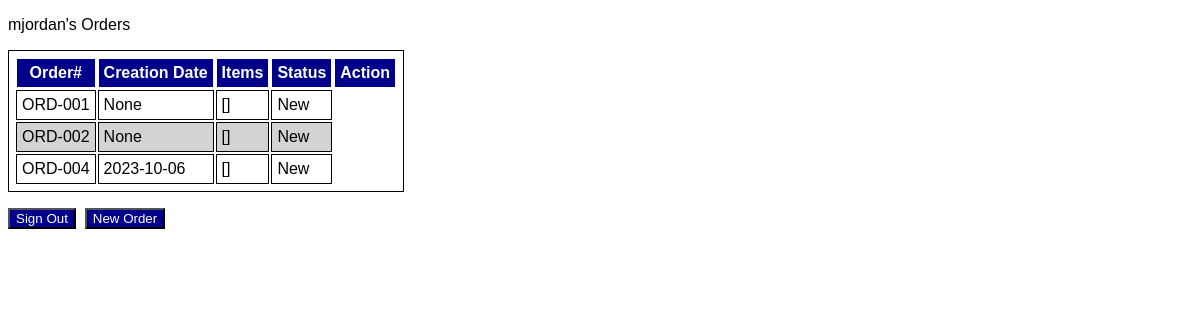
The app's page /orders (signed in) with its own data.
### app/models.py (models this page shows)
class User(db.Model, UserMixin):
    __tablename__ = "users"
    id = db.Column(db.String, primary_key=True) # user id
    email = db.Column(db.String, unique=True, nullable=False) # email address
    passwd = db.Column(db.String) # password
    creation_date = db.Column(db.String) # date of creation
    role = db.Column(db.String) # user role

class Order(db.Model):
    __tablename__ = "orders"
    number = db.Column(db.String(), primary_key=True) # order number
    creation_date = db.Column(db.String()) # order creation date
    status = db.Column(db.String()) # order status
    items = db.relationship("Item", cascade="delete") # order items
    reseller_id = db.Column(db.String, db.ForeignKey("resellers.id"), primary_key = True) # user id

### app/routes.py (the view)
@app.route('/orders')
@login_required
def orders(): # COMPLETE
    if current_user.role == "admin" : # This line's purpose is to check if the current user is an admin
        all_orders = Order.query.all() # This line's purpose is to get the list of all orders
        return render_template('admin_orders.html', orders = all_orders) # This line's purpose is to render the orders page with the list of all orders
    else: # This line's purpose is to check if the current user is a reseller
        reselleruser_orders = Order.query.filter_by(reseller_id=current_user.id).all() # This line's purpose is to get the list of orders from the signed-in reselleruser (current_user)
        return render_template('orders.html', orders = reselleruser_orders) # This line's purpose is to render the orders page with the list of orders from the signed-in user (current_user)

### app/__init__.py (called while the page is built)
@login_manager.user_loader
def load_user(id):
    try:
        return db.session.query(User).filter(User.id==id).one()
    except:
        return None

### templates/orders.html (shortened to what this page needs)
{% extends 'base.html' %}
{% block main %}
    <p>{{ current_user.id }}'s Orders</p>
    <table>
        <tr>
            <th>Order#</th>
            <th>Creation Date</th>
            <th>Items</th>
            <th>Status</th>
            <th>Action</th>
        </tr>
        {% for order in orders %}
            {% if loop.index % 2 == 0 %}
                <tr class="even_row">
            {% else %}
                <tr class="odd_row">
            {% endif %}
                    <td>{{ order.number }}</td>
                    <td>{{ order.creation_date }}</td>
                    <td>{{ order.items }}</td>
                    <td>{{ order.status }}</td>
                </tr>
        {% endfor %}
    </table>
    <p />
    <button type="button" class="button" onclick="simple_action('{{ url_for('users_signout') }}')">Sign Out</button>&nbsp;&nbsp;<button type="button" class="button" onclick="simple_action('{{ url_for('orders_create') }}')">New Order</button>
{% endblock %}

### static/style.css (style rules this page uses)
body { font-family: Arial, Helvetica, sans-serif; font-size: medium; }
table, th, td { border: 1px solid; padding: 5px }
th { background-color: darkblue; color: white }
.odd_row { background-color: white; }
.even_row { background-color: lightgray; }
.button { background-color: darkblue; color: white; }

### records on screen
User: id "mjordan"
Order: number "ORD-001", creation_date "None", items "[]", status "New"
Order: number "ORD-002", creation_date "None", items "[]", status "New"
Order: number "ORD-004", creation_date "2023-10-06", items "[]", status "New"
